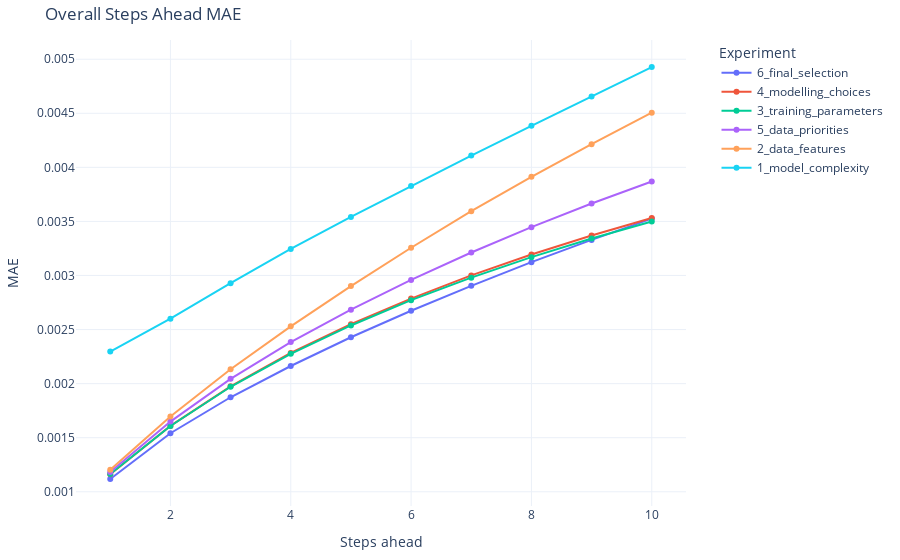

Notebook cell for this chart:
### Code cell
# Reshape the data into long format
df_long = df.melt(
    id_vars=['Steps ahead'], 
    var_name='Experiment', 
    value_name='MAE'
)

# Plotly line plot
fig = px.line(
    df_long,
    x='Steps ahead',
    y='MAE',
    color='Experiment',
    markers=True,
    title="Overall Steps Ahead MAE"
)

# Customize layout
fig.update_layout(
    xaxis_title='Steps ahead',
    yaxis_title='MAE',
    legend_title='Experiment',
    legend=dict(x=1.05, y=1, xanchor='left', yanchor='top'),
    margin=dict(l=40, r=40, t=40, b=40), # Adjusts plot margins
    template='plotly_white'
)

# Show the plot
fig.show()

### Figure 1 — Plotly figure (JSON) as saved in the notebook; plotly's stock layout.template omitted (floating-point values rounded to 4 significant figures)
{"data": [{"hovertemplate": "Experiment=6_final_selection<br>Steps ahead=%{x}<br>MAE=%{y}<extra></extra>", "legendgroup": "6_final_selection", "line": {"color": "#636efa", "dash": "solid"}, "marker": {"symbol": "circle"}, "mode": "lines+markers", "name": "6_final_selection", "orientation": "v", "showlegend": true, "type": "scatter", "x": [1, 2, 3, 4, 5, 6, 7, 8, 9, 10], "xaxis": "x", "y": [0.001118, 0.001541, 0.001874, 0.002163, 0.002429, 0.002674, 0.002904, 0.003123, 0.003329, 0.003526], "yaxis": "y"}, {"hovertemplate": "Experiment=4_modelling_choices<br>Steps ahead=%{x}<br>MAE=%{y}<extra></extra>", "legendgroup": "4_modelling_choices", "line": {"color": "#EF553B", "dash": "solid"}, "marker": {"symbol": "circle"}, "mode": "lines+markers", "name": "4_modelling_choices", "orientation": "v", "showlegend": true, "type": "scatter", "x": [1, 2, 3, 4, 5, 6, 7, 8, 9, 10], "xaxis": "x", "y": [0.001162, 0.001609, 0.001975, 0.002283, 0.00255, 0.002786, 0.003001, 0.003194, 0.00337, 0.003531], "yaxis": "y"}, {"hovertemplate": "Experiment=3_training_parameters<br>Steps ahead=%{x}<br>MAE=%{y}<extra></extra>", "legendgroup": "3_training_parameters", "line": {"color": "#00cc96", "dash": "solid"}, "marker": {"symbol": "circle"}, "mode": "lines+markers", "name": "3_training_parameters", "orientation": "v", "showlegend": true, "type": "scatter", "x": [1, 2, 3, 4, 5, 6, 7, 8, 9, 10], "xaxis": "x", "y": [0.001164, 0.001609, 0.001971, 0.002276, 0.002538, 0.002772, 0.00298, 0.00317, 0.003342, 0.0035], "yaxis": "y"}, {"hovertemplate": "Experiment=5_data_priorities<br>Steps ahead=%{x}<br>MAE=%{y}<extra></extra>", "legendgroup": "5_data_priorities", "line": {"color": "#ab63fa", "dash": "solid"}, "marker": {"symbol": "circle"}, "mode": "lines+markers", "name": "5_data_priorities", "orientation": "v", "showlegend": true, "type": "scatter", "x": [1, 2, 3, 4, 5, 6, 7, 8, 9, 10], "xaxis": "x", "y": [0.001183, 0.001649, 0.002044, 0.002384, 0.002684, 0.002959, 0.003213, 0.003447, 0.003665, 0.003869], "yaxis": "y"}, {"hovertemplate": "Experiment=2_data_features<br>Steps ahead=%{x}<br>MAE=%{y}<extra></extra>", "legendgroup": "2_data_features", "line": {"color": "#FFA15A", "dash": "solid"}, "marker": {"symbol": "circle"}, "mode": "lines+markers", "name": "2_data_features", "orientation": "v", "showlegend": true, "type": "scatter", "x": [1, 2, 3, 4, 5, 6, 7, 8, 9, 10], "xaxis": "x", "y": [0.001203, 0.001696, 0.002133, 0.00253, 0.002902, 0.003256, 0.003594, 0.003912, 0.004215, 0.004506], "yaxis": "y"}, {"hovertemplate": "Experiment=1_model_complexity<br>Steps ahead=%{x}<br>MAE=%{y}<extra></extra>", "legendgroup": "1_model_complexity", "line": {"color": "#19d3f3", "dash": "solid"}, "marker": {"symbol": "circle"}, "mode": "lines+markers", "name": "1_model_complexity", "orientation": "v", "showlegend": true, "type": "scatter", "x": [1, 2, 3, 4, 5, 6, 7, 8, 9, 10], "xaxis": "x", "y": [0.002297, 0.002601, 0.002929, 0.003245, 0.003541, 0.003828, 0.004109, 0.004384, 0.004656, 0.004928], "yaxis": "y"}], "layout": {"legend": {"title": {"text": "Experiment"}, "tracegroupgap": 0, "x": 1.05, "xanchor": "left", "y": 1, "yanchor": "top"}, "margin": {"b": 40, "l": 40, "r": 40, "t": 40}, "title": {"text": "Overall Steps Ahead MAE"}, "xaxis": {"anchor": "y", "domain": [0, 1], "title": {"text": "Steps ahead"}}, "yaxis": {"anchor": "x", "domain": [0, 1], "title": {"text": "MAE"}}}}
